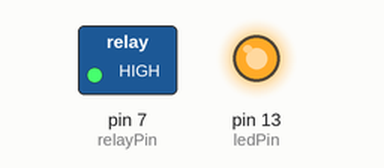
Recording of a sketch running on a simulated Arduino Uno, built with avr-gcc and run on an emulated ATmega328P. Shown: switched loads named in the sketch (green lamp = pin HIGH), output pins drawn as LEDs (lit = HIGH).

Above: at 0.1 s.
At 24.2 s:
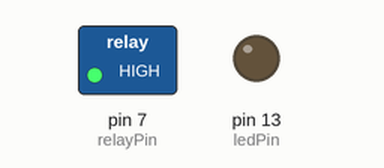
Timing chart, 0 to 40.0 s (numbered marks = the images above):
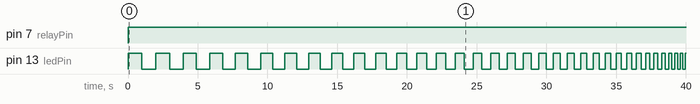

Measured:
- by itself, pin 13 (ledPin): repeats every 2.0 s: LOW 1.0 s, HIGH 0.98 s

The sketch:

last_one_turns_off.ino
```cpp
int ledPin   = 13;
int relayPin = 7;
int dt = 1000;

// the setup routine runs once when you press reset:
void setup() {
  // initialize the digital pin as an output.
  pinMode(ledPin, OUTPUT);
  pinMode(relayPin, OUTPUT);
  digitalWrite(relayPin, HIGH);
}

// the loop routine runs over and over again forever:
void loop() {
  digitalWrite(ledPin, HIGH);   // turn the LED on (HIGH is the voltage level)
  delay(dt);               // wait for a second
  digitalWrite(ledPin, LOW);    // turn the LED off by making the voltage LOW
  delay(dt);               // wait for a second
  dt = dt - 25;
  if (dt <= 25) digitalWrite(relayPin, LOW);
  }
```
